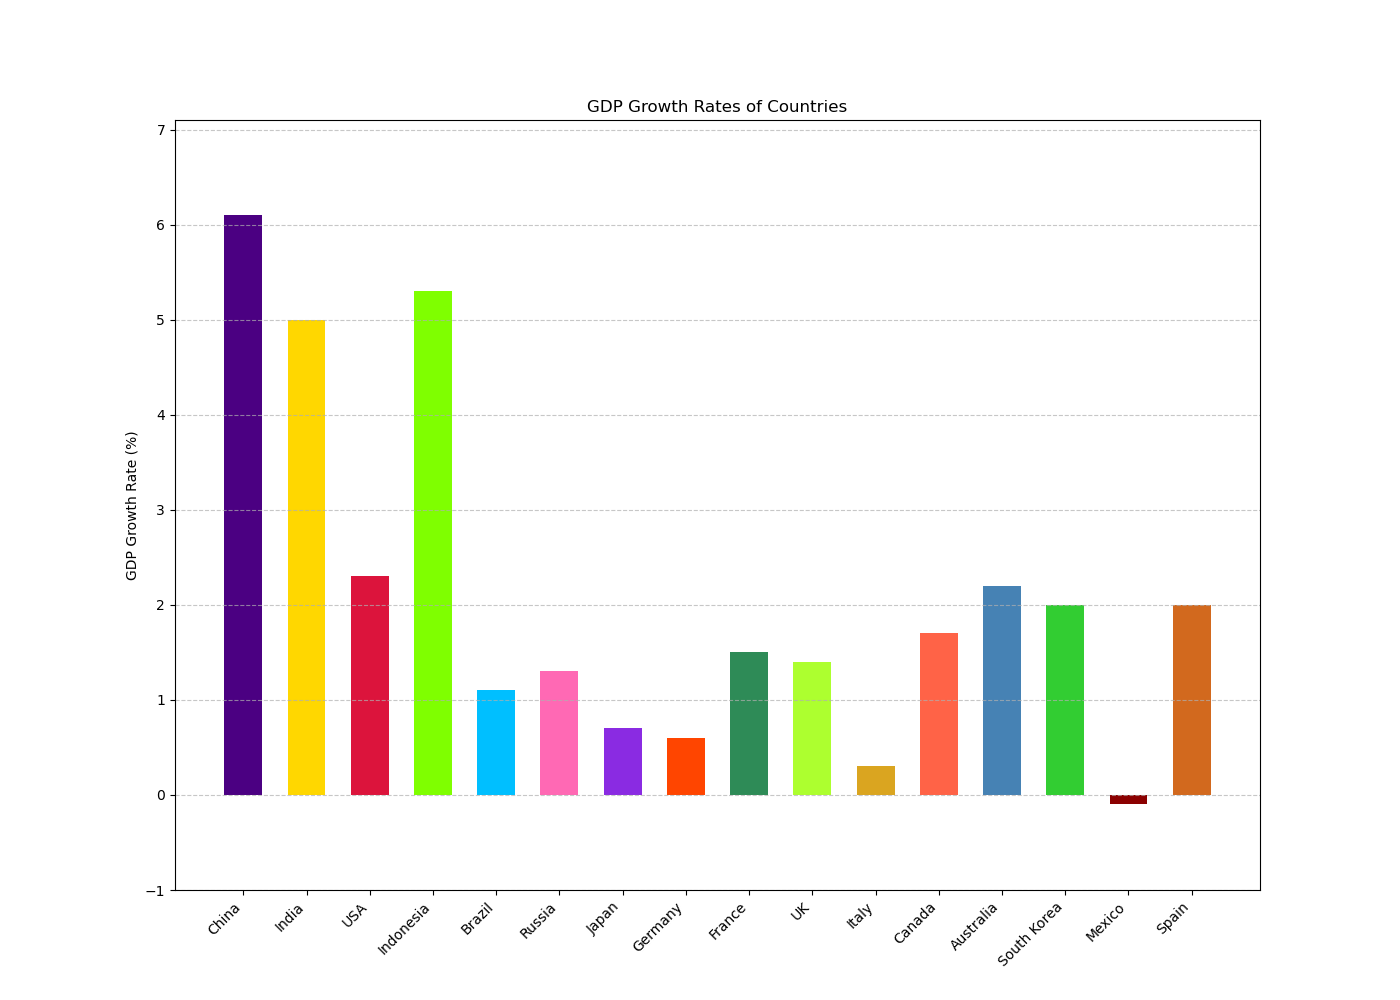

Reproduce this figure in Python.
import matplotlib.pyplot as plt

countries = ['China', 'India', 'USA', 'Indonesia', 'Brazil', 'Russia', 'Japan', 'Germany', 'France', 'UK', 'Italy', 'Canada', 'Australia', 'South Korea', 'Mexico', 'Spain']
gdp_growth = [6.1, 5.0, 2.3, 5.3, 1.1, 1.3, 0.7, 0.6, 1.5, 1.4, 0.3, 1.7, 2.2, 2.0, -0.1, 2.0]

colors = ['#4B0082', '#FFD700', '#DC143C', '#7FFF00', '#00BFFF', '#FF69B4', '#8A2BE2', '#FF4500', '#2E8B57', '#ADFF2F', '#DAA520', '#FF6347', '#4682B4', '#32CD32', '#8B0000', '#D2691E']

plt.figure(figsize=(14, 10))
plt.bar(countries, gdp_growth, color=colors, width=0.6)
plt.ylabel('GDP Growth Rate (%)')
plt.title('GDP Growth Rates of Countries')
plt.ylim(-1, max(gdp_growth) + 1)
plt.grid(axis='y', linestyle='--', alpha=0.7)
plt.xticks(rotation=45, ha='right')

plt.show()
